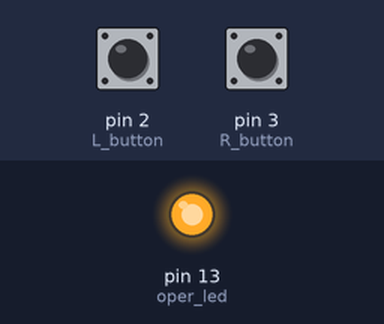
The sketch below on a simulated Arduino Uno, built with avr-gcc and run on an emulated ATmega328P. On the bench: output pins drawn as LEDs (lit = HIGH). Inputs (shaded band) come from the test bench; at power-on: pin 2 (L_button) HIGH, pin 3 (R_button) HIGH. What the sketch prints to the serial monitor is not drawn.

Above: at 1.2 s.
1.3 s: pin 2 (L_button) pulled LOW for 0.15 s
2.9 s: pin 3 (R_button) pulled LOW for 0.15 s
Timing chart, 0 to 5.9 s (numbered marks = the images above; inputs shaded):
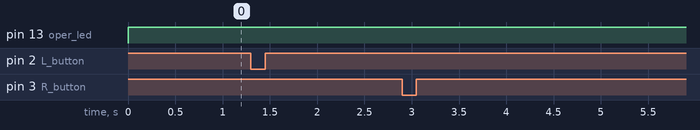

Measured:
- after the input at 1.3 s, every drawn part: stays the same
- after the input at 2.9 s, every drawn part: stays the same

The sketch:

sketch_dec27a.ino
```cpp
//Bounce2 라이브러리 활용 - 왼/오른쪽 마우스

#include <Bounce2.h>

int L_button = 2;
int R_button = 3;
int oper_led = 13;

Bounce L_debouncer = Bounce();
Bounce R_debouncer = Bounce();

void setup()
{
  pinMode(oper_led, OUTPUT);
  pinMode(L_button, INPUT_PULLUP);
  pinMode(R_button, INPUT_PULLUP);

  L_debouncer.attach(L_button);
  R_debouncer.attach(R_button);

  L_debouncer.interval(5);
  R_debouncer.interval(5);

  Serial.begin(9600);
}

void loop()
{
  R_debouncer.update();
  L_debouncer.update();

  if(R_debouncer.fell())
  {
    Serial.println("R_button_Pressed   :O");
  }
  else if(R_debouncer.rose())
  {
    Serial.println("R_button_Released  :|");
  }

  if(L_debouncer.fell())
  {
    Serial.println("L_button_Pressed   :O");
  }
  else if(L_debouncer.rose())
  {
    Serial.println("L_button_Released  :|");
  }
  else
  {
    digitalWrite(oper_led, HIGH);
  }
}
```
